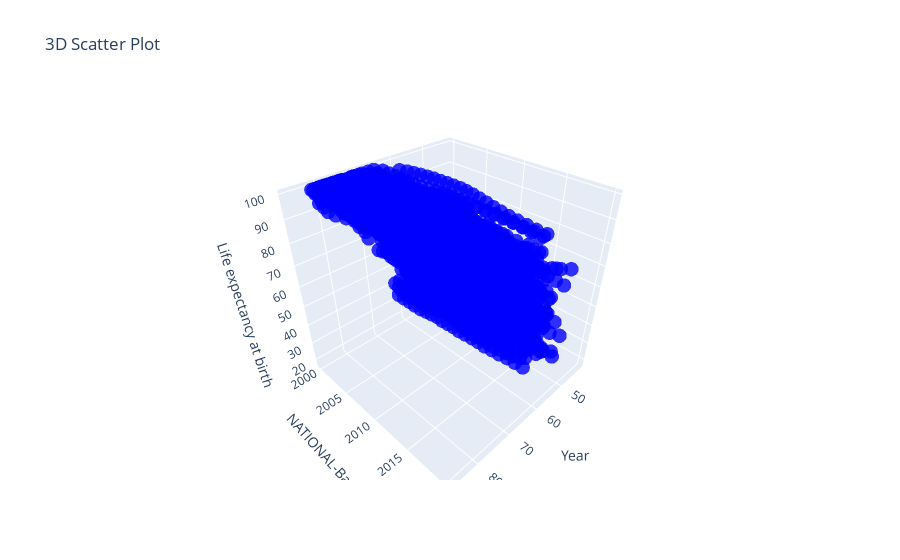

The notebook cell saved with this chart:
### Code cell
import plotly.graph_objects as go

fig = go.Figure(data=[go.Scatter3d(
    y=merged_df['Year'],
    z=merged_df['NATIONAL-Basic'],
    x=merged_df['Life expectancy at birth'],
    mode='markers',
    marker=dict(
        size=5,
        color='blue',
        opacity=0.8
    )
)])


fig.update_layout(
    scene=dict(
        xaxis_title='Year',
        yaxis_title='NATIONAL-Basic',
        zaxis_title='Life expectancy at birth'
    ),
    title='3D Scatter Plot'
)

# Display the plot
fig.show()

### Figure 1 — Plotly figure (JSON) as saved in the notebook; plotly's stock layout.template omitted (floating-point values rounded to 4 significant figures; data arrays with more than 128 entries replaced by an {"elided": "..."} marker saying what was removed)
{"data": [{"marker": {"color": "blue", "opacity": 0.8, "size": 5}, "mode": "markers", "type": "scatter3d", "x": {"elided": "4536 float values"}, "y": {"elided": "4536 int values"}, "z": {"elided": "4536 float values"}}], "layout": {"scene": {"xaxis": {"title": {"text": "Year"}}, "yaxis": {"title": {"text": "NATIONAL-Basic"}}, "zaxis": {"title": {"text": "Life expectancy at birth"}}}, "title": {"text": "3D Scatter Plot"}}}
